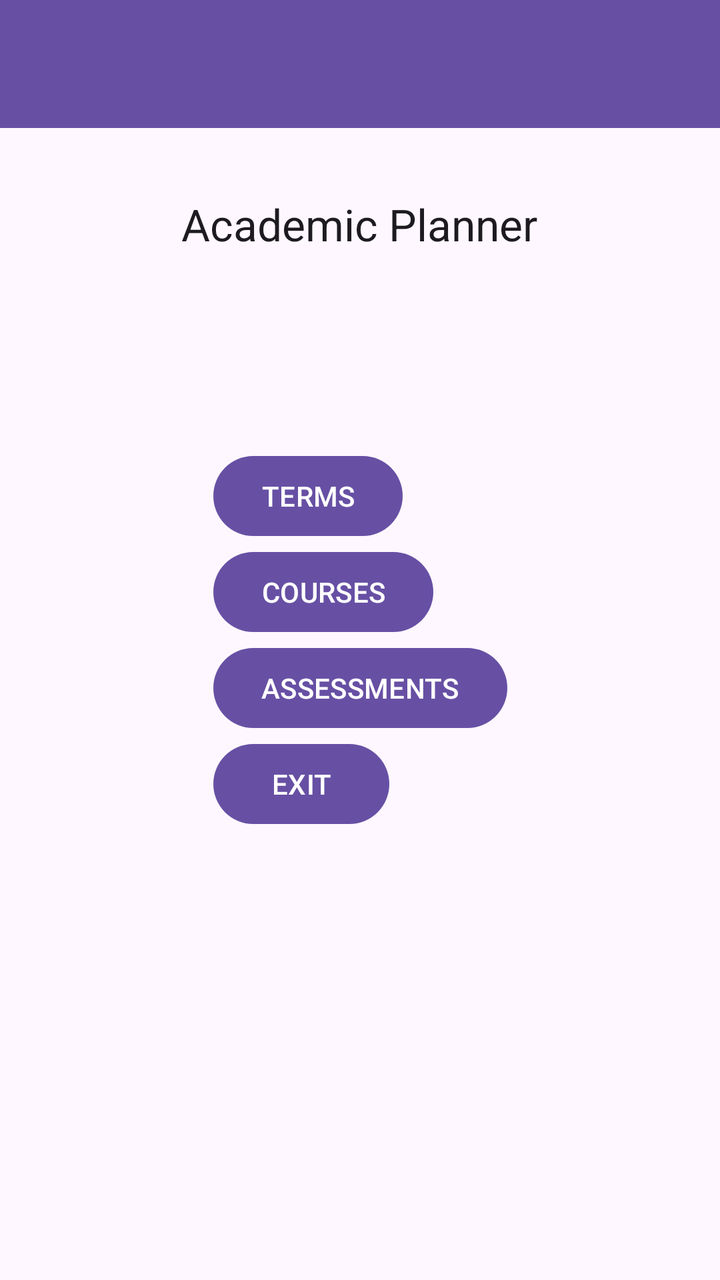
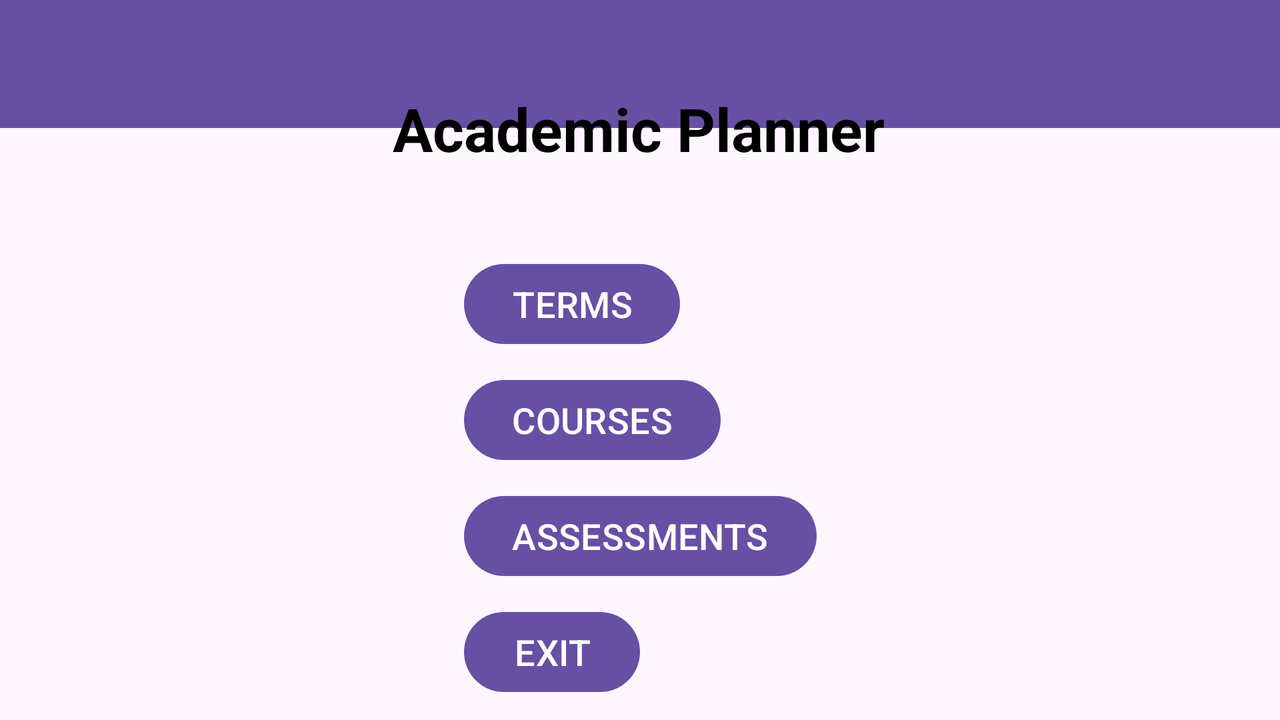

First picture: res/layout/ on a phone held upright. Second picture: the repository's own variant of that layout, on a device whose configuration matches the variant's folder. Source for both follows.
<!-- AndroidManifest.xml: application theme Theme.AcademicPlanner -->
<!-- res/layout/activity_home.xml -->
<?xml version="1.0" encoding="utf-8"?>
<androidx.constraintlayout.widget.ConstraintLayout xmlns:android="http://schemas.android.com/apk/res/android"
    xmlns:app="http://schemas.android.com/apk/res-auto"
    xmlns:tools="http://schemas.android.com/tools"
    android:layout_width="match_parent"
    android:layout_height="match_parent"
    tools:context=".UI.Home">


    <androidx.appcompat.widget.Toolbar
        android:id="@+id/home_list_toolbar"
        android:layout_width="match_parent"
        android:layout_height="wrap_content"
        android:background="?attr/colorPrimary"
        android:minHeight="?attr/actionBarSize"
        android:theme="?attr/actionBarTheme"
        app:layout_constraintStart_toStartOf="parent"
        app:layout_constraintTop_toTopOf="parent" />

    <TextView
        android:id="@+id/textView"
        android:layout_width="wrap_content"
        android:layout_height="wrap_content"
        android:text="@string/academic_planner"
        android:textAppearance="@style/TextAppearance.AppCompat.Large"
        app:layout_constraintBottom_toTopOf="@+id/linearLayout"
        app:layout_constraintEnd_toEndOf="parent"
        app:layout_constraintHorizontal_bias="0.498"
        app:layout_constraintStart_toStartOf="parent"
        app:layout_constraintTop_toTopOf="parent" />

    <LinearLayout
        android:id="@+id/linearLayout"
        android:layout_width="wrap_content"
        android:layout_height="wrap_content"
        android:orientation="vertical"
        app:layout_constraintBottom_toBottomOf="parent"
        app:layout_constraintEnd_toEndOf="parent"
        app:layout_constraintStart_toStartOf="parent"
        app:layout_constraintTop_toTopOf="parent">

        <Button
            android:id="@+id/termHomeButton"
            android:layout_width="wrap_content"
            android:layout_height="wrap_content"
            android:text="@string/terms" />

        <Button
            android:id="@+id/coursesHomeButton"
            android:layout_width="wrap_content"
            android:layout_height="wrap_content"
            android:text="@string/courses" />

        <Button
            android:id="@+id/assessmentHomeButton"
            android:layout_width="wrap_content"
            android:layout_height="wrap_content"
            android:text="@string/assessments"
            app:layout_constraintBottom_toTopOf="@+id/exitHomeButton"
            app:layout_constraintEnd_toEndOf="parent"
            app:layout_constraintStart_toStartOf="parent"
            app:layout_constraintTop_toBottomOf="@+id/coursesHomeButton" />

        <Button
            android:id="@+id/exitHomeButton"
            android:layout_width="wrap_content"
            android:layout_height="wrap_content"
            android:text="@string/exit"
            app:layout_constraintBottom_toBottomOf="parent"
            app:layout_constraintEnd_toEndOf="parent"
            app:layout_constraintStart_toStartOf="parent" />

    </LinearLayout>


</androidx.constraintlayout.widget.ConstraintLayout>
<!-- resources referenced by this layout -->
<resources>
  <string name="academic_planner">Academic Planner</string>
  <string name="assessments">ASSESSMENTS</string>
  <string name="courses">COURSES</string>
  <string name="exit">EXIT</string>
  <string name="terms">TERMS</string>
  <style name="Theme.AcademicPlanner" parent="Base.Theme.AcademicPlanner" />
  <style name="Base.Theme.AcademicPlanner" parent="Theme.Material3.DayNight">
          
          
      </style>
</resources>
<!-- res/layout-land/activity_home.xml (the repository's variant of the layout above) -->
<!-- drawn on the phone turned sideways -->
<?xml version="1.0" encoding="utf-8"?>
<androidx.constraintlayout.widget.ConstraintLayout xmlns:android="http://schemas.android.com/apk/res/android"
    xmlns:app="http://schemas.android.com/apk/res-auto"
    xmlns:tools="http://schemas.android.com/tools"
    android:layout_width="match_parent"
    android:layout_height="match_parent"
    tools:context=".UI.Home">


    <androidx.appcompat.widget.Toolbar
        android:id="@+id/home_list_toolbar"
        android:layout_width="match_parent"
        android:layout_height="wrap_content"
        android:background="?attr/colorPrimary"
        android:minHeight="?attr/actionBarSize"
        android:theme="?attr/actionBarTheme"
        app:layout_constraintStart_toStartOf="parent"
        app:layout_constraintTop_toTopOf="parent" />



    <TextView
        android:id="@+id/textView"
        android:layout_width="wrap_content"
        android:layout_height="wrap_content"
        android:text="@string/academic_planner"
        android:textAppearance="?android:attr/textAppearanceLarge"
        android:textColor="@android:color/black"
        android:textSize="30sp"
        android:textStyle="bold"
        app:layout_constraintBottom_toTopOf="@+id/linearLayout"
        app:layout_constraintEnd_toEndOf="parent"
        app:layout_constraintHorizontal_bias="0.498"
        app:layout_constraintStart_toStartOf="parent"
        app:layout_constraintTop_toTopOf="parent" />

    <LinearLayout
        android:id="@+id/linearLayout"
        android:layout_width="wrap_content"
        android:layout_height="wrap_content"
        android:orientation="vertical"
        app:layout_constraintBottom_toBottomOf="parent"
        app:layout_constraintEnd_toEndOf="parent"
        app:layout_constraintStart_toStartOf="parent">

        <Button
            android:id="@+id/termHomeButton"
            android:layout_width="wrap_content"
            android:layout_height="wrap_content"
            android:layout_marginBottom="10dp"
            android:text="@string/terms"
            android:textSize="18sp" />

        <Button
            android:id="@+id/coursesHomeButton"
            android:layout_width="wrap_content"
            android:layout_height="wrap_content"
            android:layout_marginBottom="10dp"
            android:text="@string/courses"
            android:textSize="18sp" />

        <Button
            android:id="@+id/assessmentHomeButton"
            android:layout_width="wrap_content"
            android:layout_height="wrap_content"
            android:layout_marginBottom="10dp"
            android:text="@string/assessments"
            android:textSize="18sp"
            app:layout_constraintBottom_toTopOf="@+id/exitHomeButton"
            app:layout_constraintEnd_toEndOf="parent"
            app:layout_constraintStart_toStartOf="parent"
            app:layout_constraintTop_toBottomOf="@+id/coursesHomeButton" />

        <Button
            android:id="@+id/exitHomeButton"
            android:layout_width="wrap_content"
            android:layout_height="wrap_content"
            android:layout_marginBottom="10dp"
            android:text="@string/exit"
            android:textSize="18sp"
            app:layout_constraintBottom_toBottomOf="parent"
            app:layout_constraintEnd_toEndOf="parent"
            app:layout_constraintStart_toStartOf="parent" />

    </LinearLayout>


</androidx.constraintlayout.widget.ConstraintLayout>
